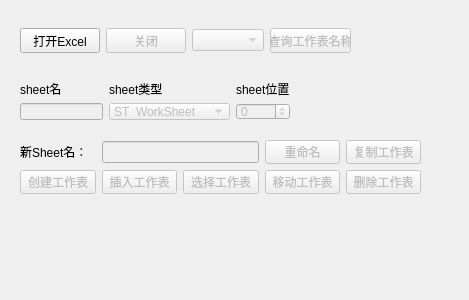
<?xml version="1.0" encoding="UTF-8"?>
<ui version="4.0">
 <class>Test2</class>
 <widget class="QWidget" name="Test2">
  <property name="geometry">
   <rect>
    <x>0</x>
    <y>0</y>
    <width>469</width>
    <height>300</height>
   </rect>
  </property>
  <property name="windowTitle">
   <string>Form</string>
  </property>
  <widget class="QWidget" name="">
   <property name="geometry">
    <rect>
     <x>20</x>
     <y>80</y>
     <width>270</width>
     <height>40</height>
    </rect>
   </property>
   <layout class="QGridLayout" name="gridLayout">
    <item row="1" column="0">
     <widget class="QLineEdit" name="line_sheetName">
      <property name="enabled">
       <bool>false</bool>
      </property>
     </widget>
    </item>
    <item row="0" column="1">
     <widget class="QLabel" name="label_2">
      <property name="text">
       <string>sheet类型</string>
      </property>
     </widget>
    </item>
    <item row="0" column="2">
     <widget class="QLabel" name="label_3">
      <property name="text">
       <string>sheet位置</string>
      </property>
     </widget>
    </item>
    <item row="0" column="0">
     <widget class="QLabel" name="label">
      <property name="text">
       <string>sheet名</string>
      </property>
     </widget>
    </item>
    <item row="1" column="1">
     <widget class="QComboBox" name="com_sheetType">
      <property name="enabled">
       <bool>false</bool>
      </property>
      <item>
       <property name="text">
        <string>ST_WorkSheet</string>
       </property>
      </item>
      <item>
       <property name="text">
        <string>ST_ChartSheet</string>
       </property>
      </item>
      <item>
       <property name="text">
        <string>ST_DialogSheet</string>
       </property>
      </item>
      <item>
       <property name="text">
        <string>ST_MacroSheet</string>
       </property>
      </item>
     </widget>
    </item>
    <item row="1" column="2">
     <widget class="QSpinBox" name="spin_index">
      <property name="enabled">
       <bool>false</bool>
      </property>
      <property name="minimum">
       <number>-10</number>
      </property>
     </widget>
    </item>
   </layout>
  </widget>
  <widget class="QWidget" name="">
   <property name="geometry">
    <rect>
     <x>20</x>
     <y>28</y>
     <width>331</width>
     <height>25</height>
    </rect>
   </property>
   <layout class="QHBoxLayout" name="horizontalLayout">
    <item>
     <widget class="QPushButton" name="but_open">
      <property name="text">
       <string>打开Excel</string>
      </property>
     </widget>
    </item>
    <item>
     <widget class="QPushButton" name="but_close">
      <property name="enabled">
       <bool>false</bool>
      </property>
      <property name="text">
       <string>关闭</string>
      </property>
     </widget>
    </item>
    <item>
     <widget class="QComboBox" name="com_sheets">
      <property name="enabled">
       <bool>false</bool>
      </property>
     </widget>
    </item>
    <item>
     <widget class="QPushButton" name="but_querySheet">
      <property name="enabled">
       <bool>false</bool>
      </property>
      <property name="text">
       <string>查询工作表名称</string>
      </property>
     </widget>
    </item>
   </layout>
  </widget>
  <widget class="QWidget" name="">
   <property name="geometry">
    <rect>
     <x>20</x>
     <y>140</y>
     <width>401</width>
     <height>54</height>
    </rect>
   </property>
   <layout class="QGridLayout" name="gridLayout_2">
    <item row="0" column="0">
     <widget class="QLabel" name="label_4">
      <property name="text">
       <string>新Sheet名：</string>
      </property>
     </widget>
    </item>
    <item row="0" column="1" colspan="2">
     <widget class="QLineEdit" name="line_newSheetName">
      <property name="enabled">
       <bool>false</bool>
      </property>
     </widget>
    </item>
    <item row="0" column="3">
     <widget class="QPushButton" name="but_rename">
      <property name="enabled">
       <bool>false</bool>
      </property>
      <property name="text">
       <string>重命名</string>
      </property>
     </widget>
    </item>
    <item row="0" column="4">
     <widget class="QPushButton" name="but_copy">
      <property name="enabled">
       <bool>false</bool>
      </property>
      <property name="text">
       <string>复制工作表</string>
      </property>
     </widget>
    </item>
    <item row="1" column="0">
     <widget class="QPushButton" name="but_addSheet">
      <property name="enabled">
       <bool>false</bool>
      </property>
      <property name="text">
       <string>创建工作表</string>
      </property>
     </widget>
    </item>
    <item row="1" column="1">
     <widget class="QPushButton" name="but_insert">
      <property name="enabled">
       <bool>false</bool>
      </property>
      <property name="text">
       <string>插入工作表</string>
      </property>
     </widget>
    </item>
    <item row="1" column="2">
     <widget class="QPushButton" name="but_select">
      <property name="enabled">
       <bool>false</bool>
      </property>
      <property name="text">
       <string>选择工作表</string>
      </property>
     </widget>
    </item>
    <item row="1" column="3">
     <widget class="QPushButton" name="but_move">
      <property name="enabled">
       <bool>false</bool>
      </property>
      <property name="text">
       <string>移动工作表</string>
      </property>
     </widget>
    </item>
    <item row="1" column="4">
     <widget class="QPushButton" name="but_delete">
      <property name="enabled">
       <bool>false</bool>
      </property>
      <property name="text">
       <string>删除工作表</string>
      </property>
     </widget>
    </item>
   </layout>
  </widget>
 </widget>
 <resources/>
 <connections/>
</ui>
